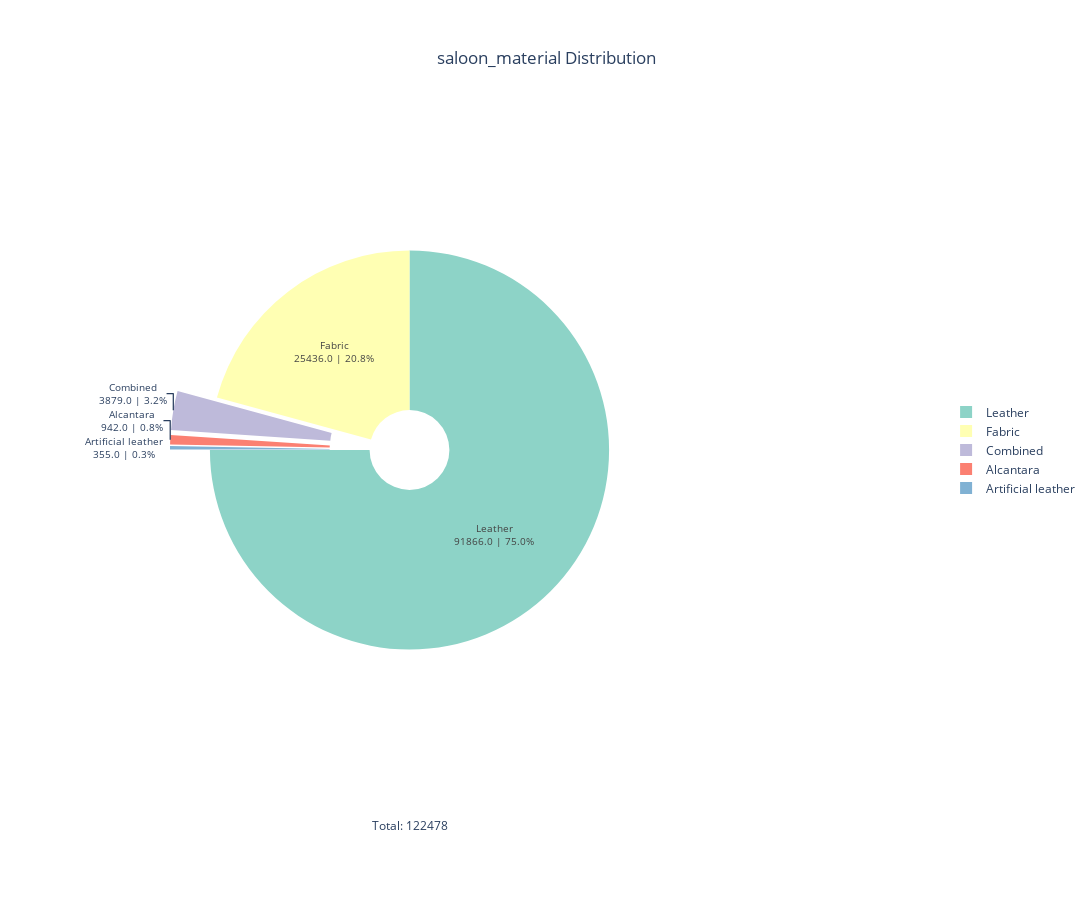

Notebook code for this chart:
### Code cell
import plotly.express as px

# Calculate the threshold and other values
threshold = 5
total = data.saloon_material.value_counts().sum()
slice_percentages = (data.saloon_material.value_counts() / total) * 100

pull_values = [0.0 if p >= threshold else 0.2 for p in slice_percentages]
text_positions = ['inside' if p >= threshold else 'outside' for p in slice_percentages]

# Create a DataFrame with our calculated percentages
plot_df = pd.DataFrame({
    'names': data.saloon_material.value_counts().index,
    'values': data.saloon_material.value_counts().values,
    'percentages': slice_percentages
})

# Create the pie chart
fig = px.pie(
    plot_df,
    values='values',
    names='names',
    title="saloon_material Distribution",
    color_discrete_sequence=px.colors.qualitative.Set3,
    hole=.2,
    custom_data=['percentages']  # Include our calculated percentages
)

fig.update_traces(
    textinfo='percent+label',
    textposition=text_positions,
    pull=pull_values,
    texttemplate='%{label}<br>%{value:.1f} | %{customdata[0]:.1f}%',  # Use our calculated percentages
    textfont=dict(size=10),
    insidetextorientation='auto',
)

fig.update_layout(
    showlegend=True,
    width=1200,
    height=900,
    title_x=0.5,
    legend=dict(
        orientation="v",
        yanchor="middle",
        y=0.5,
        xanchor="right",
        x=1.9
    ),
    annotations=[dict(
       text = "Total: " + str(total),   
        showarrow=False,
        x=0.5,
        y=-0.1,
        xref="paper",
        yref="paper"
    )]
)

fig.show()

### Figure 1 — Plotly figure (JSON) as saved in the notebook; plotly's stock layout.template omitted (floating-point values rounded to 4 significant figures)
{"data": [{"customdata": [[75.01], [20.77], [3.167], [0.7691], [0.2898]], "domain": {"x": [0, 1], "y": [0, 1]}, "hole": 0.2, "hovertemplate": "label=%{label}<br>value=%{value}<extra></extra>", "insidetextorientation": "auto", "labels": ["Leather", "Fabric", "Combined", "Alcantara", "Artificial leather"], "legendgroup": "", "name": "", "pull": [0, 0, 0.2, 0.2, 0.2], "showlegend": true, "textfont": {"size": 10}, "textinfo": "percent+label", "textposition": ["inside", "inside", "outside", "outside", "outside"], "texttemplate": "%{label}<br>%{value:.1f} | %{customdata[0]:.1f}%", "type": "pie", "values": [91866, 25436, 3879, 942, 355]}], "layout": {"annotations": [{"showarrow": false, "text": "Total: 122478", "x": 0.5, "xref": "paper", "y": -0.1, "yref": "paper"}], "height": 900, "legend": {"orientation": "v", "tracegroupgap": 0, "x": 1.9, "xanchor": "right", "y": 0.5, "yanchor": "middle"}, "piecolorway": ["rgb(141,211,199)", "rgb(255,255,179)", "rgb(190,186,218)", "rgb(251,128,114)", "rgb(128,177,211)", "rgb(253,180,98)", "rgb(179,222,105)", "rgb(252,205,229)", "rgb(217,217,217)", "rgb(188,128,189)", "rgb(204,235,197)", "rgb(255,237,111)"], "showlegend": true, "title": {"text": "saloon_material Distribution", "x": 0.5}, "width": 1200}}
